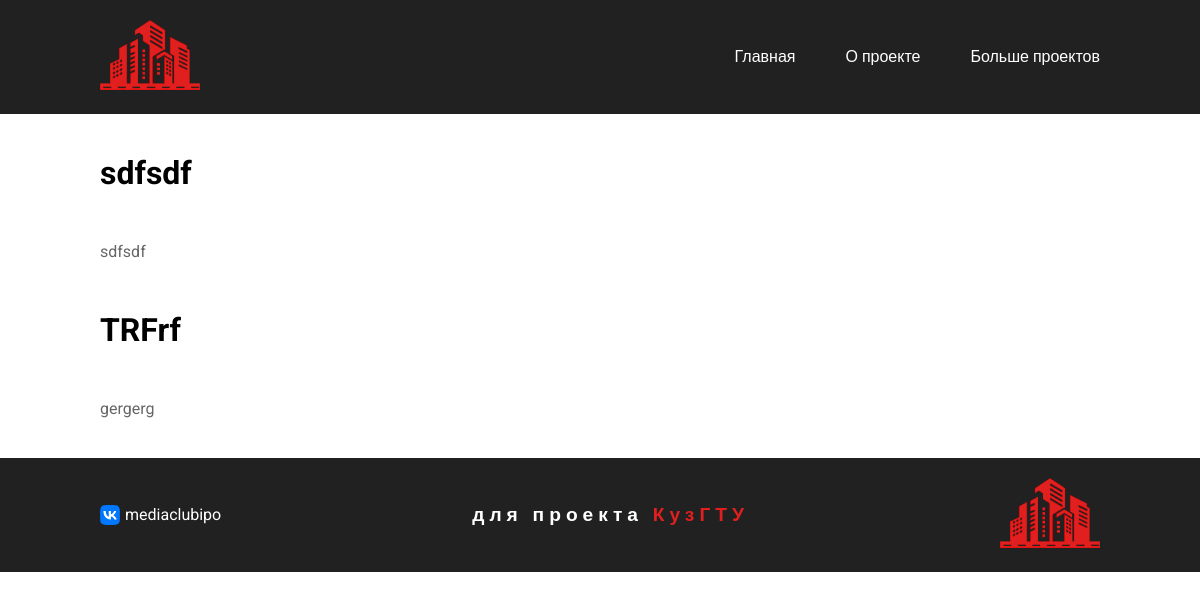
The app's page /category/ulicy with its own data.
### streets/models.py (models this page shows, shortened)
class Posts(models.Model):
	title = models.CharField(verbose_name='Заголовок', max_length=255)
	description = models.TextField(verbose_name='Краткое описание')
	content = HTMLField(verbose_name='Контент')
	preview = models.ImageField(verbose_name='Картинка для превью', upload_to='photos/')
	date_create = models.DateField(verbose_name='Дата создания поста', auto_now_add=True, blank=True, null=True)
	date_update = models.DateField(verbose_name='Дата обновления поста', auto_now=True, blank=True, null=True)
	views = models.IntegerField(verbose_name='Просмотры', default=0, null=True, blank=True)
	video = models.FileField(verbose_name='Видео', upload_to='videos/', blank=True, null=True)
	slug = AutoSlugField(verbose_name='Слаг',unique=True, max_length=255, db_index=True, populate_from='title', slugify_function=lambda a: pytils.translit.slugify(a))
	is_published = models.BooleanField(verbose_name='Опубликовать', default=True)
	category = models.ForeignKey(verbose_name='Категория поста', to=Categories, on_delete=models.CASCADE, blank=True, null=True, related_name='category_posts')
	class Meta:
		verbose_name = 'Пост'
		verbose_name_plural = 'Посты'

### streets/views.py (the view)
# urls.py: path('category/<slug:category_slug>', views.category, name='category'),
def category(request, category_slug):
	posts = get_object_or_404(Categories, slug=category_slug)
	posts = posts.category_posts.all()
	return render(request, 'category_posts.html', {'posts': posts, 'scroll': True})

### streets/templates/category_posts.html
{% extends 'base.html' %}
{% load static %}
{% block content %}
{% for post in posts %}
<h1>{{ post.title }}</h1>
<p>{{ post.description }}</p>
{% endfor %}
{% endblock %}

### streets/static/css/index.css (style rules this page uses)
:root { --dark-gray: #212121; --hover-link-color: rgba(255,255,255,0.5); --gray: #666; --title: #323232; --logo: #e11f1f; --seashell: #F0F0F0; }
* { margin: 0; padding: 0; box-sizing: border-box; }
html { height: 100%; }
body { height: 100%; font-family: "Roboto", sans-serif; font-size: 1em; }
p { color: var(--gray); }

### records on screen
Posts: title "sdfsdf", description "sdfsdf"
Posts: title "TRFrf", description "gergerg"
